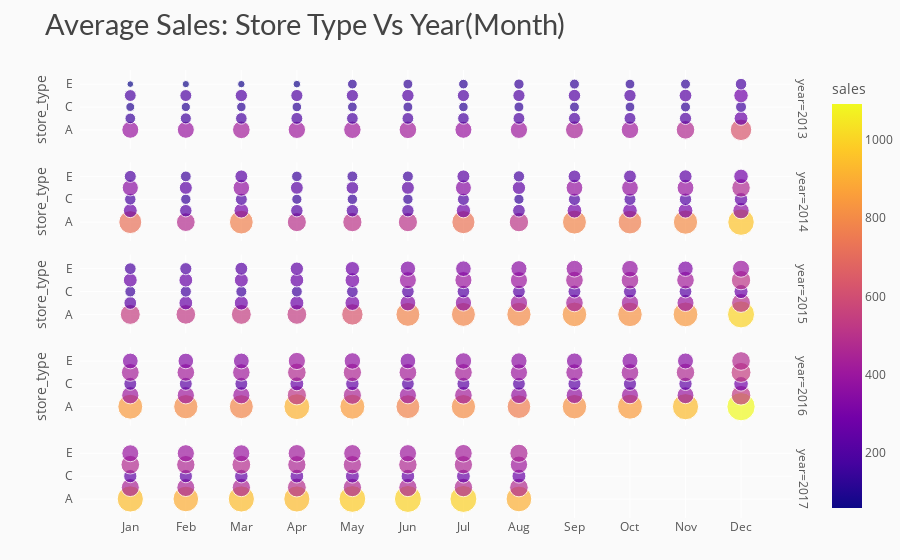

This figure's notebook cell:
### Code cell
# data
df_y_m_st = df_train1.groupby(['year','month','store_type']).agg({"sales" : "mean"}).reset_index()
df_y_m_st['sales'] = round(df_y_m_st['sales'], 2)

# chart
fig = px.scatter(df_y_m_st, x='month', y='store_type', color='sales', size='sales', 
                 facet_row='year', title='Average Sales: Store Type Vs Year(Month)')
# styling
fig.update_yaxes(ticksuffix='  ')
fig.update_xaxes(tickmode = 'array', tickvals=[i for i in range(1,13)], 
                 ticktext=['Jan','Feb','Mar','Apr','May','Jun','Jul','Aug','Sep','Oct','Nov','Dec'])
fig.update_layout(height=900, xaxis_title='', yaxis_title='',
                  margin=dict(t=70, b=0),
                  plot_bgcolor='#fafafa', paper_bgcolor='#fafafa',
                  title_font=dict(size=29, color='#444', family="Lato, sans-serif"),
                  font=dict(color='#555'), 
                  hoverlabel=dict(bgcolor="#f2f2f2", font_size=13, font_family="Lato, sans-serif"))
fig.show()

### Figure 1 — Plotly figure (JSON) as saved in the notebook; plotly's stock layout.template omitted (floating-point values rounded to 4 significant figures)
{"data": [{"hovertemplate": "year=2013<br>month=%{x}<br>store_type=%{y}<br>sales=%{marker.color}<extra></extra>", "legendgroup": "", "marker": {"color": [392.9, 155.1, 109.1, 191.2, 60.52, 396.0, 167.3, 116.5, 195.3, 71.79, 425.0, 183.8, 122.7, 207.4, 75.89, 411.9, 193.4, 126.0, 202.4, 79.52, 414.3, 186.8, 129.4, 203.5, 130.5, 422.6, 189.8, 133.8, 210.1, 134.2, 395.0, 182.6, 123.6, 202, 127.2, 406.7, 192.3, 135.4, 203.3, 146.0, 439.7, 197.6, 133.9, 212.2, 136.6, 419.2, 194.0, 129.8, 206.2, 131.8, 472.0, 204.3, 137.7, 221.6, 136.3, 628.7, 263.2, 165.6, 286.3, 181.7], "coloraxis": "coloraxis", "size": [392.9, 155.1, 109.1, 191.2, 60.52, 396.0, 167.3, 116.5, 195.3, 71.79, 425.0, 183.8, 122.7, 207.4, 75.89, 411.9, 193.4, 126.0, 202.4, 79.52, 414.3, 186.8, 129.4, 203.5, 130.5, 422.6, 189.8, 133.8, 210.1, 134.2, 395.0, 182.6, 123.6, 202, 127.2, 406.7, 192.3, 135.4, 203.3, 146.0, 439.7, 197.6, 133.9, 212.2, 136.6, 419.2, 194.0, 129.8, 206.2, 131.8, 472.0, 204.3, 137.7, 221.6, 136.3, 628.7, 263.2, 165.6, 286.3, 181.7], "sizemode": "area", "sizeref": 2.725, "symbol": "circle"}, "mode": "markers", "name": "", "orientation": "h", "showlegend": false, "type": "scatter", "x": [1, 1, 1, 1, 1, 2, 2, 2, 2, 2, 3, 3, 3, 3, 3, 4, 4, 4, 4, 4, 5, 5, 5, 5, 5, 6, 6, 6, 6, 6, 7, 7, 7, 7, 7, 8, 8, 8, 8, 8, 9, 9, 9, 9, 9, 10, 10, 10, 10, 10, 11, 11, 11, 11, 11, 12, 12, 12, 12, 12], "xaxis": "x5", "y": ["A", "B", "C", "D", "E", "A", "B", "C", "D", "E", "A", "B", "C", "D", "E", "A", "B", "C", "D", "E", "A", "B", "C", "D", "E", "A", "B", "C", "D", "E", "A", "B", "C", "D", "E", "A", "B", "C", "D", "E", "A", "B", "C", "D", "E", "A", "B", "C", "D", "E", "A", "B", "C", "D", "E", "A", "B", "C", "D", "E"], "yaxis": "y5"}, {"hovertemplate": "year=2014<br>month=%{x}<br>store_type=%{y}<br>sales=%{marker.color}<extra></extra>", "legendgroup": "", "marker": {"color": [718.5, 264.4, 179.4, 356.9, 197.5, 479.7, 213.5, 145.9, 232.3, 158.1, 770.8, 297.0, 195.6, 375.2, 226.7, 497.6, 212.8, 142.3, 226.0, 151.7, 506.4, 213.8, 148.5, 219.1, 160.2, 502.8, 210.4, 147.1, 230.2, 163.1, 730.6, 281.8, 196.0, 347.7, 229.3, 512.9, 220.2, 142.4, 242.2, 175.1, 781.9, 298.1, 199.2, 384.7, 222.5, 766.2, 290.9, 196.8, 381.3, 224.6, 803.6, 300.5, 209.5, 389.6, 236.9, 956.9, 365.7, 247.6, 467.8, 289.7], "coloraxis": "coloraxis", "size": [718.5, 264.4, 179.4, 356.9, 197.5, 479.7, 213.5, 145.9, 232.3, 158.1, 770.8, 297.0, 195.6, 375.2, 226.7, 497.6, 212.8, 142.3, 226.0, 151.7, 506.4, 213.8, 148.5, 219.1, 160.2, 502.8, 210.4, 147.1, 230.2, 163.1, 730.6, 281.8, 196.0, 347.7, 229.3, 512.9, 220.2, 142.4, 242.2, 175.1, 781.9, 298.1, 199.2, 384.7, 222.5, 766.2, 290.9, 196.8, 381.3, 224.6, 803.6, 300.5, 209.5, 389.6, 236.9, 956.9, 365.7, 247.6, 467.8, 289.7], "sizemode": "area", "sizeref": 2.725, "symbol": "circle"}, "mode": "markers", "name": "", "orientation": "h", "showlegend": false, "type": "scatter", "x": [1, 1, 1, 1, 1, 2, 2, 2, 2, 2, 3, 3, 3, 3, 3, 4, 4, 4, 4, 4, 5, 5, 5, 5, 5, 6, 6, 6, 6, 6, 7, 7, 7, 7, 7, 8, 8, 8, 8, 8, 9, 9, 9, 9, 9, 10, 10, 10, 10, 10, 11, 11, 11, 11, 11, 12, 12, 12, 12, 12], "xaxis": "x4", "y": ["A", "B", "C", "D", "E", "A", "B", "C", "D", "E", "A", "B", "C", "D", "E", "A", "B", "C", "D", "E", "A", "B", "C", "D", "E", "A", "B", "C", "D", "E", "A", "B", "C", "D", "E", "A", "B", "C", "D", "E", "A", "B", "C", "D", "E", "A", "B", "C", "D", "E", "A", "B", "C", "D", "E", "A", "B", "C", "D", "E"], "yaxis": "y4"}, {"hovertemplate": "year=2015<br>month=%{x}<br>store_type=%{y}<br>sales=%{marker.color}<extra></extra>", "legendgroup": "", "marker": {"color": [544.0, 221.6, 160.5, 263.1, 187.7, 526.5, 261.3, 169.1, 261.3, 201.2, 541.3, 272.4, 165.2, 267.6, 225.3, 536.5, 272.4, 161.8, 260.9, 243.5, 624.5, 304.1, 186.8, 297.2, 281.9, 781.0, 342.6, 217.6, 395.7, 323.9, 785.1, 363.8, 217.4, 399.6, 333.5, 798.9, 412.3, 221.6, 401.0, 354.1, 827.7, 424.1, 228.1, 426.2, 384.8, 821.1, 413.6, 232.2, 424.9, 377.8, 840.2, 399.1, 223.5, 423.6, 325.6, 997.0, 488.7, 271.1, 511.3, 398.8], "coloraxis": "coloraxis", "size": [544.0, 221.6, 160.5, 263.1, 187.7, 526.5, 261.3, 169.1, 261.3, 201.2, 541.3, 272.4, 165.2, 267.6, 225.3, 536.5, 272.4, 161.8, 260.9, 243.5, 624.5, 304.1, 186.8, 297.2, 281.9, 781.0, 342.6, 217.6, 395.7, 323.9, 785.1, 363.8, 217.4, 399.6, 333.5, 798.9, 412.3, 221.6, 401.0, 354.1, 827.7, 424.1, 228.1, 426.2, 384.8, 821.1, 413.6, 232.2, 424.9, 377.8, 840.2, 399.1, 223.5, 423.6, 325.6, 997.0, 488.7, 271.1, 511.3, 398.8], "sizemode": "area", "sizeref": 2.725, "symbol": "circle"}, "mode": "markers", "name": "", "orientation": "h", "showlegend": false, "type": "scatter", "x": [1, 1, 1, 1, 1, 2, 2, 2, 2, 2, 3, 3, 3, 3, 3, 4, 4, 4, 4, 4, 5, 5, 5, 5, 5, 6, 6, 6, 6, 6, 7, 7, 7, 7, 7, 8, 8, 8, 8, 8, 9, 9, 9, 9, 9, 10, 10, 10, 10, 10, 11, 11, 11, 11, 11, 12, 12, 12, 12, 12], "xaxis": "x3", "y": ["A", "B", "C", "D", "E", "A", "B", "C", "D", "E", "A", "B", "C", "D", "E", "A", "B", "C", "D", "E", "A", "B", "C", "D", "E", "A", "B", "C", "D", "E", "A", "B", "C", "D", "E", "A", "B", "C", "D", "E", "A", "B", "C", "D", "E", "A", "B", "C", "D", "E", "A", "B", "C", "D", "E", "A", "B", "C", "D", "E"], "yaxis": "y3"}, {"hovertemplate": "year=2016<br>month=%{x}<br>store_type=%{y}<br>sales=%{marker.color}<extra></extra>", "legendgroup": "", "marker": {"color": [846.4, 406.2, 228.6, 432.6, 338.9, 804.4, 409.2, 229.0, 424.8, 334.5, 784.8, 404.2, 228.0, 418.1, 341.9, 912.3, 506.6, 264.6, 472.6, 404.9, 852.7, 449.9, 247.3, 457.8, 373.0, 777.2, 403.0, 223.8, 430.1, 335.8, 808.6, 424.4, 230.8, 430.0, 370.8, 761.1, 379.1, 224.5, 402.7, 362.1, 818.1, 377.4, 233.4, 408.2, 353.0, 853.7, 398.6, 236.7, 425.8, 351.1, 935.1, 390.6, 243.4, 467.3, 348.4, 1090.0, 526.5, 292.3, 543.0, 475.6], "coloraxis": "coloraxis", "size": [846.4, 406.2, 228.6, 432.6, 338.9, 804.4, 409.2, 229.0, 424.8, 334.5, 784.8, 404.2, 228.0, 418.1, 341.9, 912.3, 506.6, 264.6, 472.6, 404.9, 852.7, 449.9, 247.3, 457.8, 373.0, 777.2, 403.0, 223.8, 430.1, 335.8, 808.6, 424.4, 230.8, 430.0, 370.8, 761.1, 379.1, 224.5, 402.7, 362.1, 818.1, 377.4, 233.4, 408.2, 353.0, 853.7, 398.6, 236.7, 425.8, 351.1, 935.1, 390.6, 243.4, 467.3, 348.4, 1090.0, 526.5, 292.3, 543.0, 475.6], "sizemode": "area", "sizeref": 2.725, "symbol": "circle"}, "mode": "markers", "name": "", "orientation": "h", "showlegend": false, "type": "scatter", "x": [1, 1, 1, 1, 1, 2, 2, 2, 2, 2, 3, 3, 3, 3, 3, 4, 4, 4, 4, 4, 5, 5, 5, 5, 5, 6, 6, 6, 6, 6, 7, 7, 7, 7, 7, 8, 8, 8, 8, 8, 9, 9, 9, 9, 9, 10, 10, 10, 10, 10, 11, 11, 11, 11, 11, 12, 12, 12, 12, 12], "xaxis": "x2", "y": ["A", "B", "C", "D", "E", "A", "B", "C", "D", "E", "A", "B", "C", "D", "E", "A", "B", "C", "D", "E", "A", "B", "C", "D", "E", "A", "B", "C", "D", "E", "A", "B", "C", "D", "E", "A", "B", "C", "D", "E", "A", "B", "C", "D", "E", "A", "B", "C", "D", "E", "A", "B", "C", "D", "E", "A", "B", "C", "D", "E"], "yaxis": "y2"}, {"hovertemplate": "year=2017<br>month=%{x}<br>store_type=%{y}<br>sales=%{marker.color}<extra></extra>", "legendgroup": "", "marker": {"color": [938.6, 444.4, 241.0, 474.8, 392.8, 895.3, 443.0, 242.0, 461.7, 404.9, 937.2, 457.9, 250.5, 481.7, 394.2, 933.5, 484.3, 259.8, 455.5, 416.7, 976.5, 459.5, 264.0, 456.9, 414.2, 992.3, 455.5, 254.5, 464.9, 407.7, 989.3, 466.4, 261.4, 455.6, 424.8, 903.1, 473.7, 265.4, 412.0, 451.0], "coloraxis": "coloraxis", "size": [938.6, 444.4, 241.0, 474.8, 392.8, 895.3, 443.0, 242.0, 461.7, 404.9, 937.2, 457.9, 250.5, 481.7, 394.2, 933.5, 484.3, 259.8, 455.5, 416.7, 976.5, 459.5, 264.0, 456.9, 414.2, 992.3, 455.5, 254.5, 464.9, 407.7, 989.3, 466.4, 261.4, 455.6, 424.8, 903.1, 473.7, 265.4, 412.0, 451.0], "sizemode": "area", "sizeref": 2.725, "symbol": "circle"}, "mode": "markers", "name": "", "orientation": "h", "showlegend": false, "type": "scatter", "x": [1, 1, 1, 1, 1, 2, 2, 2, 2, 2, 3, 3, 3, 3, 3, 4, 4, 4, 4, 4, 5, 5, 5, 5, 5, 6, 6, 6, 6, 6, 7, 7, 7, 7, 7, 8, 8, 8, 8, 8], "xaxis": "x", "y": ["A", "B", "C", "D", "E", "A", "B", "C", "D", "E", "A", "B", "C", "D", "E", "A", "B", "C", "D", "E", "A", "B", "C", "D", "E", "A", "B", "C", "D", "E", "A", "B", "C", "D", "E", "A", "B", "C", "D", "E"], "yaxis": "y"}], "layout": {"annotations": [{"font": {}, "showarrow": false, "text": "year=2017", "textangle": 90, "x": 0.98, "xanchor": "left", "xref": "paper", "y": 0.088, "yanchor": "middle", "yref": "paper"}, {"font": {}, "showarrow": false, "text": "year=2016", "textangle": 90, "x": 0.98, "xanchor": "left", "xref": "paper", "y": 0.294, "yanchor": "middle", "yref": "paper"}, {"font": {}, "showarrow": false, "text": "year=2015", "textangle": 90, "x": 0.98, "xanchor": "left", "xref": "paper", "y": 0.5, "yanchor": "middle", "yref": "paper"}, {"font": {}, "showarrow": false, "text": "year=2014", "textangle": 90, "x": 0.98, "xanchor": "left", "xref": "paper", "y": 0.706, "yanchor": "middle", "yref": "paper"}, {"font": {}, "showarrow": false, "text": "year=2013", "textangle": 90, "x": 0.98, "xanchor": "left", "xref": "paper", "y": 0.912, "yanchor": "middle", "yref": "paper"}], "autosize": true, "coloraxis": {"colorbar": {"title": {"text": "sales"}}, "colorscale": [[0, "#0d0887"], [0.1111, "#46039f"], [0.2222, "#7201a8"], [0.3333, "#9c179e"], [0.4444, "#bd3786"], [0.5556, "#d8576b"], [0.6667, "#ed7953"], [0.7778, "#fb9f3a"], [0.8889, "#fdca26"], [1, "#f0f921"]]}, "font": {"color": "#555"}, "hoverlabel": {"bgcolor": "#f2f2f2", "font": {"family": "Lato, sans-serif", "size": 13}}, "legend": {"itemsizing": "constant", "tracegroupgap": 0}, "margin": {"b": 0, "t": 70}, "paper_bgcolor": "#fafafa", "plot_bgcolor": "#fafafa", "title": {"font": {"color": "#444", "family": "Lato, sans-serif", "size": 29}, "text": "Average Sales: Store Type Vs Year(Month)"}, "xaxis": {"anchor": "y", "autorange": true, "domain": [0, 0.98], "range": [0.1236, 12.89], "tickmode": "array", "ticktext": ["Jan", "Feb", "Mar", "Apr", "May", "Jun", "Jul", "Aug", "Sep", "Oct", "Nov", "Dec"], "tickvals": [1, 2, 3, 4, 5, 6, 7, 8, 9, 10, 11, 12], "title": {"text": ""}, "type": "linear"}, "xaxis2": {"anchor": "y2", "autorange": true, "domain": [0, 0.98], "matches": "x", "range": [0.1236, 12.89], "showticklabels": false, "tickmode": "array", "ticktext": ["Jan", "Feb", "Mar", "Apr", "May", "Jun", "Jul", "Aug", "Sep", "Oct", "Nov", "Dec"], "tickvals": [1, 2, 3, 4, 5, 6, 7, 8, 9, 10, 11, 12], "type": "linear"}, "xaxis3": {"anchor": "y3", "autorange": true, "domain": [0, 0.98], "matches": "x", "range": [0.1236, 12.89], "showticklabels": false, "tickmode": "array", "ticktext": ["Jan", "Feb", "Mar", "Apr", "May", "Jun", "Jul", "Aug", "Sep", "Oct", "Nov", "Dec"], "tickvals": [1, 2, 3, 4, 5, 6, 7, 8, 9, 10, 11, 12], "type": "linear"}, "xaxis4": {"anchor": "y4", "autorange": true, "domain": [0, 0.98], "matches": "x", "range": [0.1236, 12.89], "showticklabels": false, "tickmode": "array", "ticktext": ["Jan", "Feb", "Mar", "Apr", "May", "Jun", "Jul", "Aug", "Sep", "Oct", "Nov", "Dec"], "tickvals": [1, 2, 3, 4, 5, 6, 7, 8, 9, 10, 11, 12], "type": "linear"}, "xaxis5": {"anchor": "y5", "autorange": true, "domain": [0, 0.98], "matches": "x", "range": [0.1236, 12.89], "showticklabels": false, "tickmode": "array", "ticktext": ["Jan", "Feb", "Mar", "Apr", "May", "Jun", "Jul", "Aug", "Sep", "Oct", "Nov", "Dec"], "tickvals": [1, 2, 3, 4, 5, 6, 7, 8, 9, 10, 11, 12], "type": "linear"}, "yaxis": {"anchor": "x", "autorange": true, "domain": [0, 0.176], "range": [-0.922, 4.704], "ticksuffix": "  ", "title": {"text": ""}, "type": "category"}, "yaxis2": {"anchor": "x2", "autorange": true, "domain": [0.206, 0.382], "matches": "y", "range": [-0.922, 4.704], "ticksuffix": "  ", "title": {"text": "store_type"}, "type": "category"}, "yaxis3": {"anchor": "x3", "autorange": true, "domain": [0.412, 0.588], "matches": "y", "range": [-0.922, 4.704], "ticksuffix": "  ", "title": {"text": "store_type"}, "type": "category"}, "yaxis4": {"anchor": "x4", "autorange": true, "domain": [0.618, 0.794], "matches": "y", "range": [-0.922, 4.704], "ticksuffix": "  ", "title": {"text": "store_type"}, "type": "category"}, "yaxis5": {"anchor": "x5", "autorange": true, "domain": [0.824, 1], "matches": "y", "range": [-0.922, 4.704], "ticksuffix": "  ", "title": {"text": "store_type"}, "type": "category"}}}
